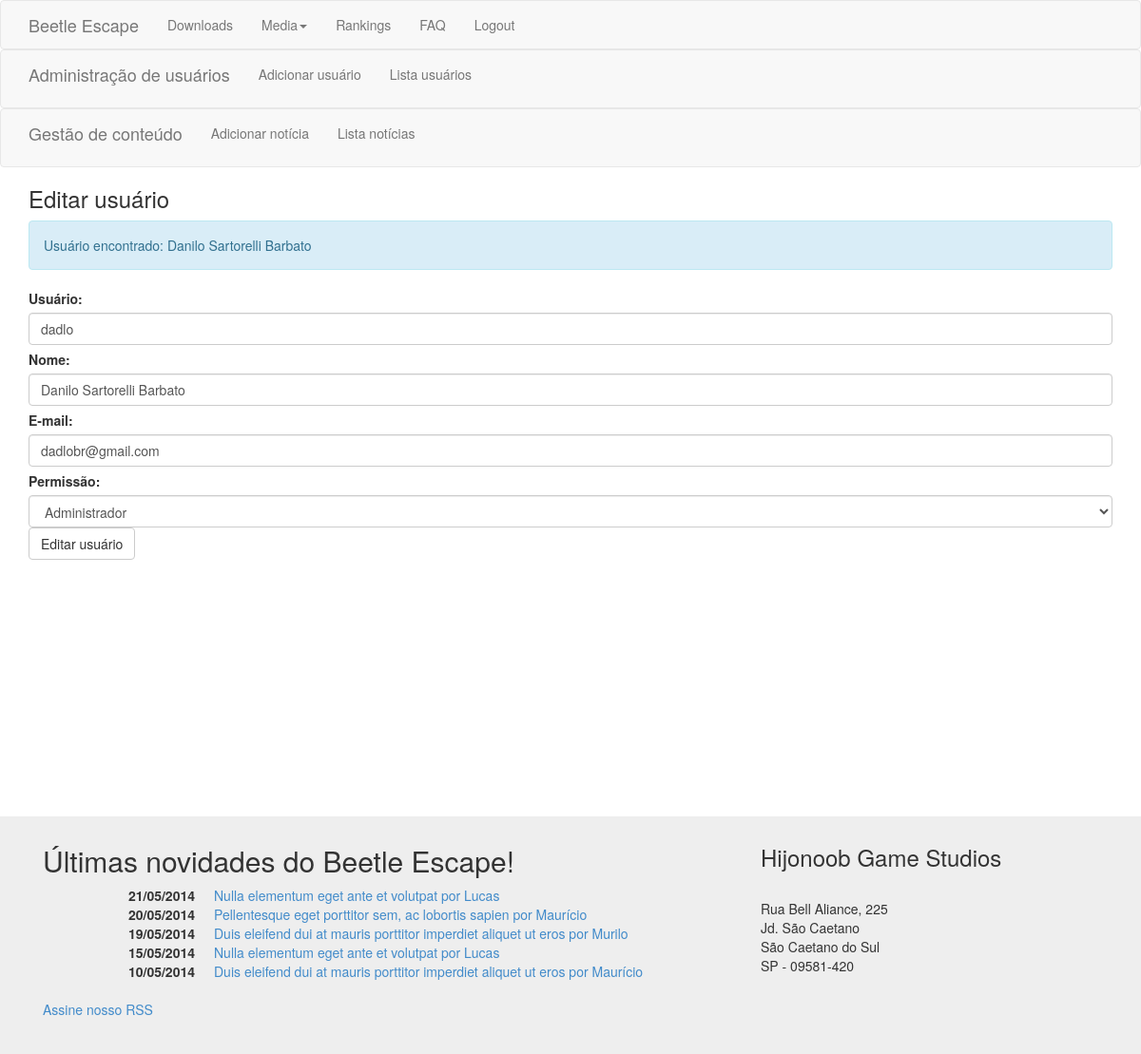
The app's page /editausuario.php?user=dadlo (signed in) with its own data.
### tables this page shows
CREATE TABLE `usuarios` (
  `usuario` varchar(200) NOT NULL,
  `nome` varchar(200) NOT NULL,
  `email` varchar(200) NOT NULL,
  `senha` varchar(200) NOT NULL,
  `permissao` int(11) NOT NULL
);

CREATE TABLE `noticias` (
  `id` int(200) NOT NULL,
  `titulo` varchar(200) NOT NULL,
  `descricao` varchar(600) NOT NULL,
  `autor` varchar(100) NOT NULL,
  `data` varchar(100) NOT NULL,
  `texto` varchar(5000) NOT NULL
);

### editausuario.php (the view, shortened to what this page needs)
<?php
	include 'templates/header.php';
	include 'templates/checaadmin.php';
?>
		  	<div class="container">
			<h3> Editar usuário </h3>
			<?php
				include 'restrito/conexao.php';
				$usuario = htmlspecialchars($_GET["user"]);
				if($usuario){
					if ($sql = $conexao->prepare("SELECT nome, email, permissao FROM usuarios WHERE usuario = ?")) {
						$sql->bind_param('s', $usuario);
						$sql->execute();
						$sql->bind_result($nome, $email, $permissao);
						if ($nome == ''){
							echo "<div class='alert alert-info'> Usuário não encontrado </div>";
						} else {
							echo "<div class='alert alert-info'> Usuário encontrado: ". $nome . "</div>";
						}
					}
				}
			?>
			<form action="" method="POST">
				<label> Usuário: </label>
					<input type="text" placeholder="usuário" class="form-control" name="usuario" value=<?php echo "'". $usuario . "'"; ?> />
				<label> Nome: </label>
					<input type="text" placeholder="nome completo" class="form-control" name="nome" value=<?php echo "'". $nome . "'"; ?>/>
				<label> E-mail: </label>
				<input type="text" placeholder="e-mail" class="form-control" name="email" value=<?php echo "'". $email . "'"; ?>/>
				<label> Permissão: </label>
					<select class="form-control" name="permissao">
					  <option value="3" <?php if($permissao==3){ echo 'selected'; }  ?>>Administrador</option>
					</select>
				<input type="submit" name="editar" value="Editar usuário" class="btn btn-default" />
			</form>
		</div>
<?php include 'templates/footer.php' ?>

### templates/footer.php (shortened to what this page needs)
      <div class="push"></div>
      <div class="jumbotron footer">
          <div class="container">
              <div class="col-md-8" id="mailing-form" >
                <h2>Últimas novidades do Beetle Escape!</h2>
                <div class="listanoticia">
                  <dl class="dl-horizontal">
                    <?php
                      include 'restrito/conexao.php';
                      $resultado = $conexao->query("SELECT titulo, autor, data, id FROM noticias ORDER BY data DESC LIMIT 5");
                      while ($linha = $resultado->fetch_assoc()){
                        echo '<dt>' . $linha['data'] . '</dt>';
                        echo '<dd> <a href="noticia.php?id=' . $linha['id'] . '">' . $linha['titulo'] .' por '. $linha['autor'] .' </a></dd>';
                      }
                    ?>
                  </dl>
                </div>
                <div class="rss">
                  <a href="rss.php">Assine nosso RSS</a>
                </div>
              </div>
              <div class="col-md-4">
                  <h3>Hijonoob Game Studios</h3><br>
                  Rua Bell Aliance, 225<br>
                  Jd. São Caetano<br>
                  São Caetano do Sul<br>
                  SP - 09581-420
              </div>
          </div>
      </div>
    </div>
  </body>
</html>

### css/main.css (style rules this page uses)
#mailing-form { padding-left: 0; }
* { margin: 0; }
html, body { height: 100%; }
.footer, .push { height: 250px; }
.footer { padding-top: 10px; margin-top: 20px; margin-bottom: 0; background-color: #eee; }
input { margin-bottom: 5px; }

### records on screen
usuarios: nome "Danilo Sartorelli Barbato", email "dadlobr@gmail.com", permissao "Administrador"
noticias: data "21/05/2014", titulo "Nulla elementum eget ante et volutpat", autor "Lucas"
noticias: data "20/05/2014", titulo "Pellentesque eget porttitor sem, ac lobortis sapien", autor "Maurício"
noticias: data "19/05/2014", titulo "Duis eleifend dui at mauris porttitor imperdiet aliquet ut eros", autor "Murilo"
noticias: data "15/05/2014", titulo "Nulla elementum eget ante et volutpat", autor "Lucas"
noticias: data "10/05/2014", titulo "Duis eleifend dui at mauris porttitor imperdiet aliquet ut eros", autor "Maurício"
